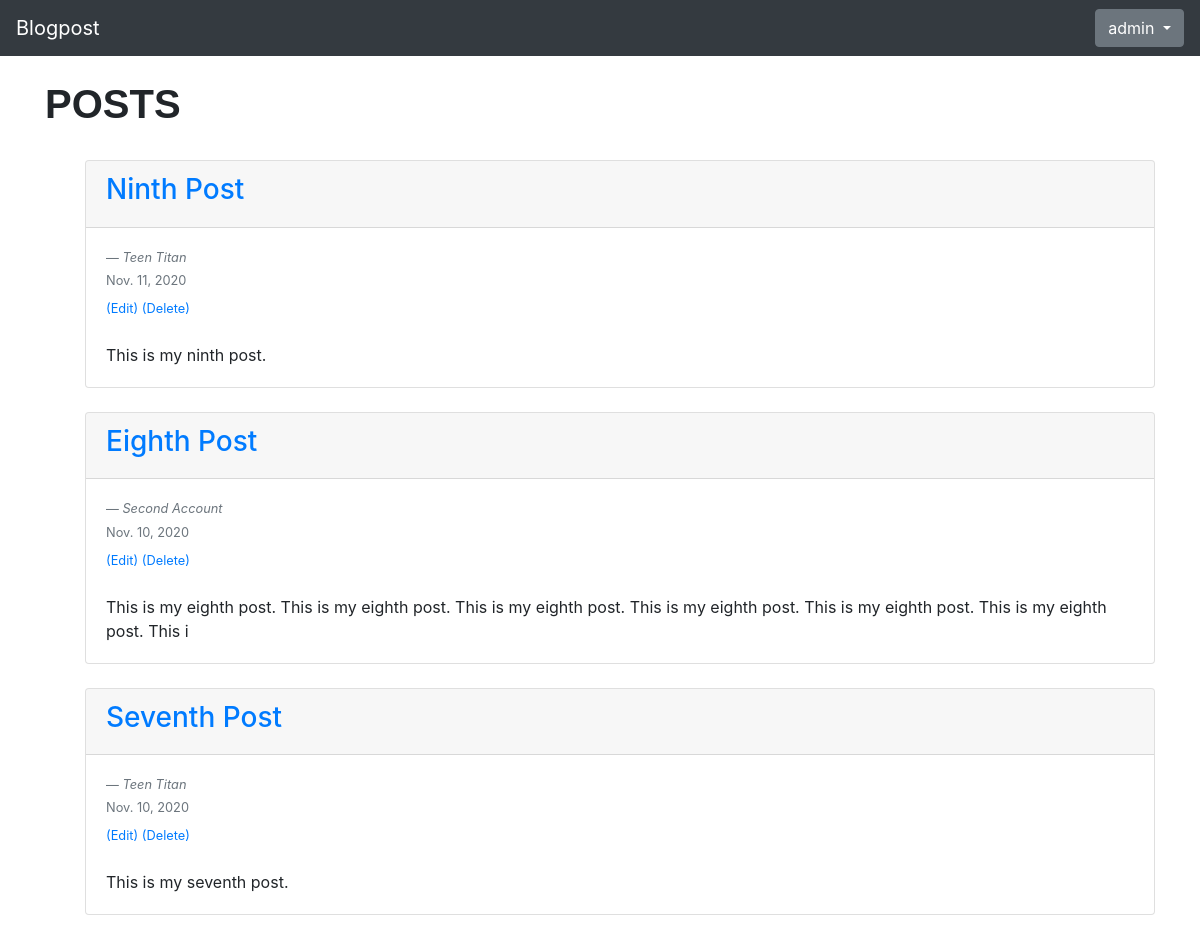
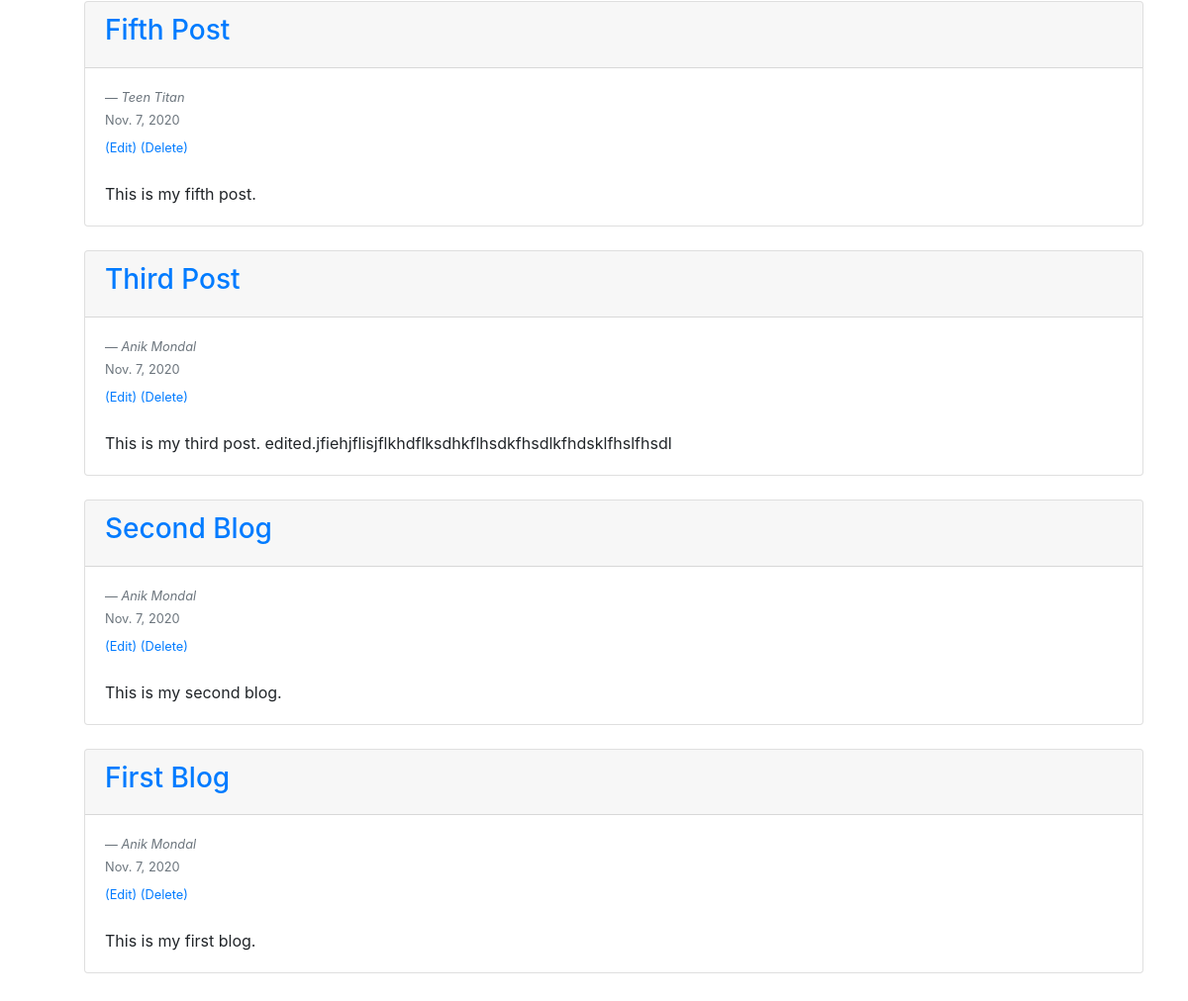
The app's page / (signed in) with its own data (2 pictures, top to bottom).
### myblog/models.py (models this page shows, shortened)
class Post(models.Model):
    title = models.CharField(max_length=255)
    header_image = models.ImageField(null=True, blank=True, upload_to="images/")
    author = models.ForeignKey(User, on_delete=models.CASCADE)
    body = models.TextField()
    post_date = models.DateField(auto_now_add=True)

### myblog/views.py (the view)
# urls.py: path('', HomeView.as_view(), name="home"),
class HomeView(ListView):
    model = Post
    template_name = 'home.html'
    ordering = ['-post_date', '-id']

### myblog/templates/home.html (shortened to what this page needs)
{% extends 'base.html' %}
{% block content %}
{% if user.is_authenticated %}
<h1 style="font-family: arial;"><b>POSTS</b></h1>
<br/>
<ul>
{% for post in object_list %}
<div class="card">
    <div class="card-header">
        <h3><a href="{% url 'post-detail' post.pk %}">{{ post.title }}</a></h3>
    </div>
    <div class="card-body">
        <footer class="blockquote-footer"><cite title="Source Title">{{ post.author.first_name }} {{ post.author.last_name }}</cite></footer>
        <div class="mb-1 text-muted"><small>{{ post.post_date }}</small></div>
        <small>
        {% if user.id == post.author.id and user.id != 1 %}
            <a href="{% url 'edit_post' post.pk %}">(Edit)</a>
            <a href="{% url 'delete_post' post.pk %}">(Delete)</a>
            <br/>
        {% elif user.id == 1 %}
            <a href="{% url 'edit_post' post.pk %}">(Edit)</a>
            <a href="{% url 'delete_post' post.pk %}">(Delete)</a>
            <br/>
        {% endif %}
    </small><br/>
    {{ post.body|slice:":150" }}
    </div>
</div>
<br/>
{% endfor %}
</ul>
{% else %}
<br/>
    <img src="static/image/blogpost1-01.png" width="100%" height="100%">
{% endif %}
{% endblock %}

### myblog/templates/base.html (shortened to what this page needs)
<!doctype html>
<html lang="en">
  <head>
    <link rel="stylesheet" href="https://cdn.jsdelivr.net/npm/bootstrap@4.5.3/dist/css/bootstrap.min.css">
  </head>
  <body>
    <nav class="navbar navbar-dark bg-dark">
        <a class="navbar-brand" href="{% url 'home' %}">Blogpost</a>
        <button class="btn btn-secondary dropdown-toggle" type="button" data-toggle="collapse" data-target="#navbarSupportedContent" aria-controls="navbarSupportedContent" aria-expanded="false" aria-label="Toggle navigation">
          {% if user.is_authenticated %}
            {{ user.username }}
          {% else %}
            <span class="navbar-toggler-icon"></span>
          {% endif %}
        </button>
      </nav>
    <br/>
    <div class="container">
        {% block content %}
        {% endblock %}
    </div>
  </body>
</html>

### records on screen
Post: title "Ninth Post", author.first_name "Teen", author.last_name "Titan", post_date "Nov. 11, 2020", shows "(Edit)", body "This is my ninth post."
Post: title "Eighth Post", author.first_name "Second", author.last_name "Account", post_date "Nov. 10, 2020", shows "(Edit)", body "This is my eighth post. This is my eighth post. This is my eighth post. This is my eighth post. This is my eighth post. This is my eighth post. This i"
Post: title "Seventh Post", author.first_name "Teen", author.last_name "Titan", post_date "Nov. 10, 2020", shows "(Edit)", body "This is my seventh post."
Post: title "Fifth Post", author.first_name "Teen", author.last_name "Titan", post_date "Nov. 7, 2020", shows "(Edit)", body "This is my fifth post."
Post: title "Third Post", author.first_name "Anik", author.last_name "Mondal", post_date "Nov. 7, 2020", shows "(Edit)", body "This is my third post. edited.jfiehjflisjflkhdflksdhkflhsdkfhsdlkfhdsklfhslfhsdl"
Post: title "Second Blog", author.first_name "Anik", author.last_name "Mondal", post_date "Nov. 7, 2020", shows "(Edit)", body "This is my second blog."
Post: title "First Blog", author.first_name "Anik", author.last_name "Mondal", post_date "Nov. 7, 2020", shows "(Edit)", body "This is my first blog."

### other values on screen
{{ user.username }} "admin"
